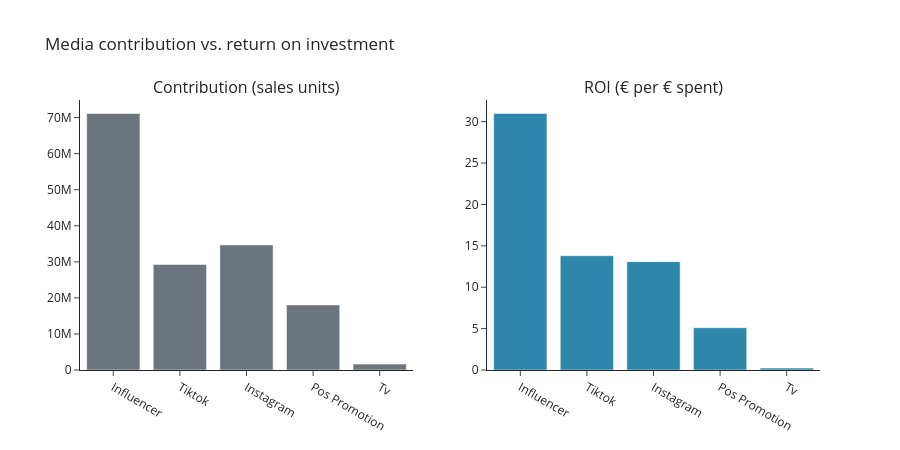

The code cell stored with this chart in its notebook:
### Code cell
''' Visualization '''
from plotly.subplots import make_subplots
import plotly.graph_objects as go

summary = pd.DataFrame({'contribution': contributions, 'roi': roi}).sort_values('roi', ascending=False)
labels = summary.index.str.replace('_', ' ').str.title()

fig = make_subplots(rows=1, cols=2, subplot_titles=('Contribution (sales units)', 'ROI (€ per € spent)'))
fig.add_trace(go.Bar(x=labels, y=summary['contribution'], marker_color='#6C757D', showlegend=False), row=1, col=1)
fig.add_trace(go.Bar(x=labels, y=summary['roi'], marker_color='#2E86AB', showlegend=False), row=1, col=2)
fig.add_hline(y=1, line_dash='dash', line_color='grey', row=1, col=2)

fig.update_layout(template='simple_white', title='Media contribution vs. return on investment', height=450)
fig.show()

### Figure 1 — Plotly figure (JSON) as saved in the notebook; plotly's stock layout.template omitted (floating-point values rounded to 4 significant figures)
{"data": [{"marker": {"color": "#6C757D"}, "showlegend": false, "type": "bar", "x": ["Influencer", "Tiktok", "Instagram", "Pos Promotion", "Tv"], "xaxis": "x", "y": [71140000.0, 29260000.0, 34670000.0, 18050000.0, 1632000.0], "yaxis": "y"}, {"marker": {"color": "#2E86AB"}, "showlegend": false, "type": "bar", "x": ["Influencer", "Tiktok", "Instagram", "Pos Promotion", "Tv"], "xaxis": "x2", "y": [30.98, 13.81, 13.09, 5.11, 0.231], "yaxis": "y2"}], "layout": {"annotations": [{"font": {"size": 16}, "showarrow": false, "text": "Contribution (sales units)", "x": 0.225, "xanchor": "center", "xref": "paper", "y": 1, "yanchor": "bottom", "yref": "paper"}, {"font": {"size": 16}, "showarrow": false, "text": "ROI (€ per € spent)", "x": 0.775, "xanchor": "center", "xref": "paper", "y": 1, "yanchor": "bottom", "yref": "paper"}], "height": 450, "shapes": [{"line": {"color": "grey", "dash": "dash"}, "type": "line", "x0": 0, "x1": 1, "xref": "x2 domain", "y0": 1, "y1": 1, "yref": "y2"}], "title": {"text": "Media contribution vs. return on investment"}, "xaxis": {"anchor": "y", "domain": [0, 0.45]}, "xaxis2": {"anchor": "y2", "domain": [0.55, 1]}, "yaxis": {"anchor": "x", "domain": [0, 1]}, "yaxis2": {"anchor": "x2", "domain": [0, 1]}}}
